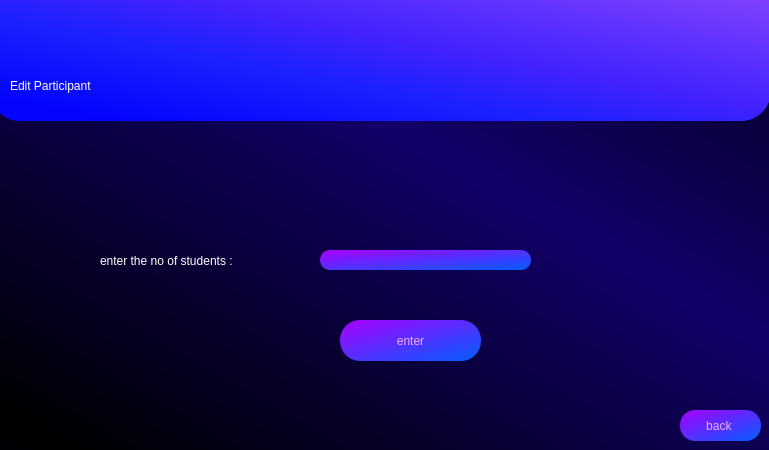
<?xml version="1.0" encoding="UTF-8"?>
<ui version="4.0">
 <class>Dialog</class>
 <widget class="QDialog" name="Dialog">
  <property name="geometry">
   <rect>
    <x>0</x>
    <y>0</y>
    <width>769</width>
    <height>450</height>
   </rect>
  </property>
  <property name="minimumSize">
   <size>
    <width>769</width>
    <height>450</height>
   </size>
  </property>
  <property name="maximumSize">
   <size>
    <width>769</width>
    <height>450</height>
   </size>
  </property>
  <property name="windowTitle">
   <string>Dialog</string>
  </property>
  <property name="styleSheet">
   <string notr="true">QDialog#Dialog{
background-color: qlineargradient(spread:reflect, x1:0.0454545, y1:0.966, x2:0.619, y2:0.386, stop:0 rgba(0, 0, 0, 255), stop:1 rgba(17, 0, 104, 255));
}</string>
  </property>
  <widget class="QLabel" name="label">
   <property name="geometry">
    <rect>
     <x>-10</x>
     <y>-30</y>
     <width>781</width>
     <height>151</height>
    </rect>
   </property>
   <property name="styleSheet">
    <string notr="true">background-color: qlineargradient(spread:pad, x1:0.091, y1:0.931955, x2:1, y2:0, stop:0 rgba(3, 3, 255, 255), stop:0.289773 rgba(27, 33, 255, 255), stop:0.482955 rgba(65, 34, 255, 255), stop:0.869318 rgba(124, 64, 255, 255), stop:1 rgba(159, 25, 255, 255));
font: 240pt &quot;Terminal&quot;;
border-radius : 30px</string>
   </property>
   <property name="text">
    <string/>
   </property>
  </widget>
  <widget class="QLabel" name="label_2">
   <property name="geometry">
    <rect>
     <x>10</x>
     <y>50</y>
     <width>611</width>
     <height>71</height>
    </rect>
   </property>
   <property name="styleSheet">
    <string notr="true">font: 75 58pt &quot;Arial&quot;;
color: rgb(255, 255, 255);</string>
   </property>
   <property name="text">
    <string>Edit Participant</string>
   </property>
  </widget>
  <widget class="QLabel" name="label_3">
   <property name="geometry">
    <rect>
     <x>100</x>
     <y>250</y>
     <width>231</width>
     <height>21</height>
    </rect>
   </property>
   <property name="styleSheet">
    <string notr="true">font: 75 14pt &quot;Arial&quot;;
color: rgb(255, 255, 255);</string>
   </property>
   <property name="text">
    <string>enter the no of students :</string>
   </property>
  </widget>
  <widget class="QLineEdit" name="no_of_students">
   <property name="geometry">
    <rect>
     <x>320</x>
     <y>250</y>
     <width>211</width>
     <height>20</height>
    </rect>
   </property>
   <property name="styleSheet">
    <string notr="true">QLineEdit{
border-radius : 10px;
 color: rgb(246, 172, 255);
font: 12pt &quot;Arial&quot;;
background-color: qlineargradient(spread:pad, x1:0.994, y1:1, x2:0, y2:0, stop:             0.0227273 rgba(5, 92, 255, 255), stop:1 rgba(170, 0, 255, 255));

}


</string>
   </property>
   <property name="alignment">
    <set>Qt::AlignCenter</set>
   </property>
  </widget>
  <widget class="QPushButton" name="enter_exe">
   <property name="geometry">
    <rect>
     <x>340</x>
     <y>320</y>
     <width>141</width>
     <height>41</height>
    </rect>
   </property>
   <property name="styleSheet">
    <string notr="true"> QPushButton{


 color: rgb(246, 172, 255);
 font: 14pt &quot;Arial&quot;; 
 background-color: qlineargradient(spread:pad, x1:0.994, y1:1, x2:0, y2:0,     stop:0.0227273 rgba(5, 92, 255, 255), stop:1 rgba(170, 0, 255, 255));
 border-color: rgb(170, 0, 255);
 border-radius : 20px;



}

QPushButton:hover{
 background-color: rgb(170, 85, 255);


}</string>
   </property>
   <property name="text">
    <string>enter</string>
   </property>
  </widget>
  <widget class="QPushButton" name="back">
   <property name="geometry">
    <rect>
     <x>680</x>
     <y>410</y>
     <width>81</width>
     <height>31</height>
    </rect>
   </property>
   <property name="styleSheet">
    <string notr="true"> QPushButton{


 color: rgb(246, 172, 255);
 font: 14pt &quot;Arial&quot;; 
 background-color: qlineargradient(spread:pad, x1:0.994, y1:1, x2:0, y2:0,     stop:0.0227273 rgba(5, 92, 255, 255), stop:1 rgba(170, 0, 255, 255));
 border-color: rgb(170, 0, 255);
 border-radius : 15px;



}

QPushButton:hover{
 background-color: rgb(170, 85, 255);


}</string>
   </property>
   <property name="text">
    <string>back </string>
   </property>
  </widget>
  <widget class="QLabel" name="message_label">
   <property name="geometry">
    <rect>
     <x>170</x>
     <y>150</y>
     <width>451</width>
     <height>71</height>
    </rect>
   </property>
   <property name="styleSheet">
    <string notr="true">color: rgb(255, 255, 255);

font: 12pt &quot;Arial&quot;;</string>
   </property>
   <property name="text">
    <string/>
   </property>
   <property name="alignment">
    <set>Qt::AlignCenter</set>
   </property>
  </widget>
 </widget>
 <resources/>
 <connections/>
</ui>
